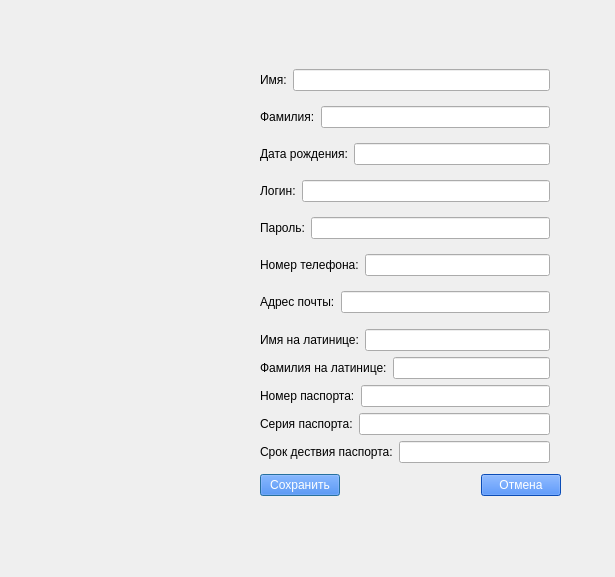
<?xml version="1.0" encoding="UTF-8"?>
<ui version="4.0">
 <class>change_info</class>
 <widget class="QDialog" name="change_info">
  <property name="geometry">
   <rect>
    <x>0</x>
    <y>0</y>
    <width>615</width>
    <height>577</height>
   </rect>
  </property>
  <property name="windowTitle">
   <string>Dialog</string>
  </property>
  <widget class="QWidget" name="layoutWidget">
   <property name="geometry">
    <rect>
     <x>260</x>
     <y>470</y>
     <width>301</width>
     <height>30</height>
    </rect>
   </property>
   <layout class="QHBoxLayout" name="horizontalLayout_9">
    <item>
     <widget class="QPushButton" name="pushButton">
      <property name="styleSheet">
       <string notr="true">color: white;
background-color:rgb(15, 107, 255)</string>
      </property>
      <property name="text">
       <string>Сохранить</string>
      </property>
     </widget>
    </item>
    <item>
     <spacer name="horizontalSpacer">
      <property name="orientation">
       <enum>Qt::Horizontal</enum>
      </property>
      <property name="sizeHint" stdset="0">
       <size>
        <width>48</width>
        <height>20</height>
       </size>
      </property>
     </spacer>
    </item>
    <item>
     <widget class="QPushButton" name="pushButton_2">
      <property name="styleSheet">
       <string notr="true">color: white;
background-color:rgb(15, 107, 255)</string>
      </property>
      <property name="text">
       <string>Отмена</string>
      </property>
     </widget>
    </item>
   </layout>
  </widget>
  <widget class="QWidget" name="layoutWidget_2">
   <property name="geometry">
    <rect>
     <x>260</x>
     <y>60</y>
     <width>290</width>
     <height>403</height>
    </rect>
   </property>
   <layout class="QVBoxLayout" name="verticalLayout_3">
    <item>
     <layout class="QVBoxLayout" name="verticalLayout_2">
      <item>
       <layout class="QVBoxLayout" name="verticalLayout">
        <item>
         <layout class="QHBoxLayout" name="horizontalLayout">
          <item>
           <widget class="QLabel" name="label">
            <property name="text">
             <string>Имя:</string>
            </property>
           </widget>
          </item>
          <item>
           <widget class="QLineEdit" name="rname"/>
          </item>
         </layout>
        </item>
        <item>
         <layout class="QHBoxLayout" name="horizontalLayout_2">
          <item>
           <widget class="QLabel" name="label_2">
            <property name="text">
             <string>Фамилия:</string>
            </property>
           </widget>
          </item>
          <item>
           <widget class="QLineEdit" name="rsurname"/>
          </item>
         </layout>
        </item>
        <item>
         <layout class="QHBoxLayout" name="horizontalLayout_3">
          <item>
           <widget class="QLabel" name="label_3">
            <property name="text">
             <string>Дата рождения:</string>
            </property>
           </widget>
          </item>
          <item>
           <widget class="QLineEdit" name="rbirthday"/>
          </item>
         </layout>
        </item>
        <item>
         <layout class="QHBoxLayout" name="horizontalLayout_4">
          <item>
           <widget class="QLabel" name="label_4">
            <property name="text">
             <string>Логин:</string>
            </property>
           </widget>
          </item>
          <item>
           <widget class="QLineEdit" name="rlogin"/>
          </item>
         </layout>
        </item>
        <item>
         <layout class="QHBoxLayout" name="horizontalLayout_5">
          <item>
           <widget class="QLabel" name="label_5">
            <property name="text">
             <string>Пароль:</string>
            </property>
           </widget>
          </item>
          <item>
           <widget class="QLineEdit" name="rpassword"/>
          </item>
         </layout>
        </item>
        <item>
         <layout class="QHBoxLayout" name="horizontalLayout_6"/>
        </item>
        <item>
         <layout class="QHBoxLayout" name="horizontalLayout_7">
          <item>
           <widget class="QLabel" name="label_7">
            <property name="text">
             <string>Номер телефона:</string>
            </property>
           </widget>
          </item>
          <item>
           <widget class="QLineEdit" name="rnumber"/>
          </item>
         </layout>
        </item>
        <item>
         <layout class="QHBoxLayout" name="horizontalLayout_8">
          <item>
           <widget class="QLabel" name="label_8">
            <property name="text">
             <string>Адрес почты:</string>
            </property>
           </widget>
          </item>
          <item>
           <widget class="QLineEdit" name="rmail"/>
          </item>
         </layout>
        </item>
       </layout>
      </item>
     </layout>
    </item>
    <item>
     <layout class="QHBoxLayout" name="horizontalLayout_12">
      <item>
       <widget class="QLabel" name="label_12">
        <property name="text">
         <string>Имя на латинице:</string>
        </property>
       </widget>
      </item>
      <item>
       <widget class="QLineEdit" name="lat_name"/>
      </item>
     </layout>
    </item>
    <item>
     <layout class="QHBoxLayout" name="horizontalLayout_11">
      <item>
       <widget class="QLabel" name="label_13">
        <property name="text">
         <string>Фамилия на латинице:</string>
        </property>
       </widget>
      </item>
      <item>
       <widget class="QLineEdit" name="lat_surname"/>
      </item>
     </layout>
    </item>
    <item>
     <layout class="QHBoxLayout" name="horizontalLayout_13">
      <item>
       <widget class="QLabel" name="label_11">
        <property name="text">
         <string>Номер паспорта:</string>
        </property>
       </widget>
      </item>
      <item>
       <widget class="QLineEdit" name="pasport_num"/>
      </item>
     </layout>
    </item>
    <item>
     <layout class="QHBoxLayout" name="horizontalLayout_14">
      <item>
       <widget class="QLabel" name="label_10">
        <property name="text">
         <string>Серия паспорта:</string>
        </property>
       </widget>
      </item>
      <item>
       <widget class="QLineEdit" name="pasport_seria"/>
      </item>
     </layout>
    </item>
    <item>
     <layout class="QHBoxLayout" name="horizontalLayout_10">
      <item>
       <widget class="QLabel" name="label_9">
        <property name="text">
         <string>Срок дествия паспорта:</string>
        </property>
       </widget>
      </item>
      <item>
       <widget class="QLineEdit" name="paspoprt_term"/>
      </item>
     </layout>
    </item>
   </layout>
  </widget>
  <widget class="QLabel" name="user_icon">
   <property name="geometry">
    <rect>
     <x>50</x>
     <y>60</y>
     <width>171</width>
     <height>201</height>
    </rect>
   </property>
   <property name="text">
    <string/>
   </property>
  </widget>
  <widget class="QLabel" name="mainpicture">
   <property name="geometry">
    <rect>
     <x>-10</x>
     <y>0</y>
     <width>631</width>
     <height>581</height>
    </rect>
   </property>
   <property name="text">
    <string/>
   </property>
  </widget>
  <widget class="QLabel" name="mainpicure">
   <property name="geometry">
    <rect>
     <x>-10</x>
     <y>-10</y>
     <width>621</width>
     <height>581</height>
    </rect>
   </property>
   <property name="text">
    <string/>
   </property>
  </widget>
  <zorder>mainpicure</zorder>
  <zorder>mainpicture</zorder>
  <zorder>layoutWidget</zorder>
  <zorder>layoutWidget_2</zorder>
  <zorder>user_icon</zorder>
 </widget>
 <resources/>
 <connections>
  <connection>
   <sender>pushButton_2</sender>
   <signal>clicked()</signal>
   <receiver>change_info</receiver>
   <slot>close()</slot>
   <hints>
    <hint type="sourcelabel">
     <x>511</x>
     <y>486</y>
    </hint>
    <hint type="destinationlabel">
     <x>434</x>
     <y>490</y>
    </hint>
   </hints>
  </connection>
 </connections>
</ui>
